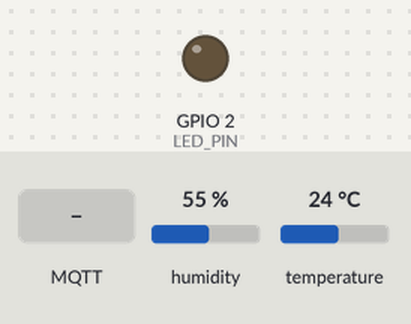
A sketch run on a simulated ESP32. On the bench: output pins drawn as LEDs (lit = HIGH). Inputs (shaded band) come from the test bench; at power-on: humidity 55 %, temperature 24 °C. WiFi joins after 1.5 s; servers stay silent unless stated; network time is answered at once with the bench clock; the local clock reads 2024-03-15 10:24:30 at power-on unless the sketch sets it; no MQTT or app messages arrive unless stated; what the sketch prints to the serial monitor is not drawn.

Above: at 2.7 s.
2.8 s: MQTT message "On" arrives on the first subscribed topic
At 4.9 s:
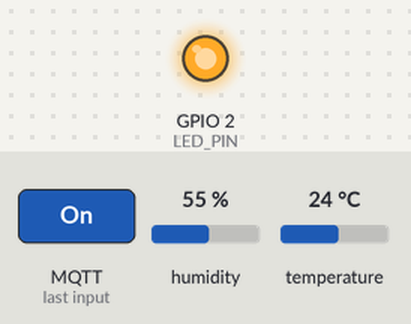
7.1 s: MQTT message "Off" arrives on the first subscribed topic
At 8.5 s:
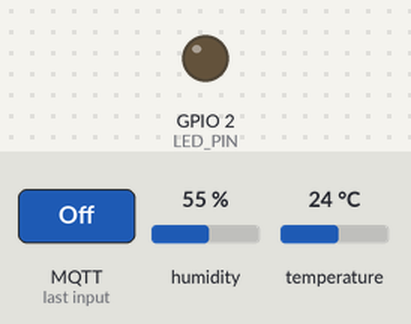
Timing chart, 0 to 10.1 s (numbered marks = the images above; inputs shaded):
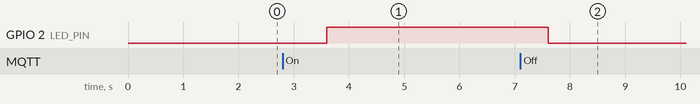

The sketch:

4__Realtime_Monitoring_n_Control.ino
```cpp
// ====== Import Libraries ======
#include <Arduino.h>
#include <DHT.h>          // Library for DHT sensors (install Adafruit version)
#include <WiFi.h>         // ESP32 Wi-Fi library (install esp32 by Espressif Systems)
#include <WiFiUdp.h>      // For UDP communication with NTP server
#include <NTPClient.h>    // Lightweight NTP client for time sync (by Fabrice Weinberg)
#include <PubSubClient.h> // A Client Library for MQTT messages (by Nick O'Leary)

// ==== Pin Config ====
#define DHTPIN       17
#define DHTTYPE      DHT22
#define LED_PIN      2     // Onboard LED
#define BUTTON_PIN   27    // Optional button
DHT dht(DHTPIN, DHTTYPE);

// ==== WiFi ====
const char* ssid = "workshop";
const char* password = "rbm12345";

// ==== MQTT ====
const char* mqtt_server     = "192.168.137.1";
const int mqtt_port         = 1883;
const char* mqtt_username   = "mqttuser";
const char* mqtt_password   = "1234";
const char* mqtt_client     = "ESP32.Tutor";   //Alpha, Beta, Gamma, Eta, Lamda During Handson Training
const char* mqtt_pub_topic  = "Tutor.DHT";     //
const char* mqtt_sub_topic  = "Tutor.LED";

// ==== MQTT JSON keys ====
const char* MQTT_pubObj01 = "DT";
const char* MQTT_pubObj02 = "T";
const char* MQTT_pubObj03 = "H";

// ==== NTP ====
WiFiUDP ntpUDP;
const long utcOffsetInSeconds = 36000;
NTPClient timeClient(ntpUDP, "pool.ntp.org", utcOffsetInSeconds);

// ==== MQTT Setup ====
WiFiClient espClient;
PubSubClient client(espClient);

// ==== State ====
bool ledState = false;
bool prevButtonState = HIGH; // Optional for button use

// ==== WiFi Connect ====
void setupWiFi() {
  WiFi.begin(ssid, password);
  Serial.print("Connecting to WiFi");
  while (WiFi.status() != WL_CONNECTED) {
    delay(500); Serial.print(".");
  }
  Serial.println("\n✅ WiFi connected.");
  Serial.print("IP address: "); Serial.println(WiFi.localIP());
}

// ==== MQTT Callback ====
void mqttCallback(char* topic, byte* payload, unsigned int length) {
  payload[length] = '\0';  // Null-terminate payload
  String message = String((char*)payload);
  Serial.print("📩 MQTT msg on topic ["); Serial.print(topic); Serial.print("]: "); Serial.println(message);

  if (String(topic) == mqtt_sub_topic) {
    if (message == "On" || message == "ON") {
      digitalWrite(LED_PIN, HIGH);
      Serial.println("💡 LED turned ON via MQTT.");
    } else if (message == "Off" || message == "OFF") {
      digitalWrite(LED_PIN, LOW);
      Serial.println("💡 LED turned OFF via MQTT.");
    } else {
      Serial.println("⚠️ Unknown LED command.");
    }
  }
}

// ==== MQTT Reconnect ====
void reconnectMQTT() {
  while (!client.connected()) {
    Serial.print("Connecting to MQTT... ");
    Serial.print("📡 Subscribing to topic: ");
    Serial.println(mqtt_sub_topic);
    client.subscribe(mqtt_sub_topic);
    if (client.connect(mqtt_client, mqtt_username, mqtt_password)) {
      Serial.println("✅ Connected.");
      client.subscribe(mqtt_sub_topic);
    } else {
      Serial.print("❌ Failed (rc="); Serial.print(client.state()); Serial.println("). Retry...");
      delay(5000);
    }
  }
}

void setup() {
  Serial.begin(115200);
  pinMode(LED_PIN, OUTPUT);
  digitalWrite(LED_PIN, LOW);  // Start OFF
  // pinMode(BUTTON_PIN, INPUT_PULLUP); // Optional

  dht.begin();
  setupWiFi();
  timeClient.begin();

  client.setServer(mqtt_server, mqtt_port);
  client.setCallback(mqttCallback);
}

void loop() {
  if (!client.connected()) reconnectMQTT();
  client.loop();
  timeClient.update();

  float temperature = dht.readTemperature();
  float humidity    = dht.readHumidity();

  if (isnan(temperature) || isnan(humidity)) {
    Serial.println("❌ Sensor read failed.");
    delay(2000);
    return;
  }

  // Format time
  time_t rawTime = timeClient.getEpochTime();
  struct tm* timeinfo = localtime(&rawTime);
  char formattedDate[25];
  sprintf(formattedDate, "%04d-%02d-%02d %02d:%02d:%02d",
          timeinfo->tm_year + 1900,
          timeinfo->tm_mon + 1,
          timeinfo->tm_mday,
          timeinfo->tm_hour,
          timeinfo->tm_min,
          timeinfo->tm_sec);

  // Create JSON
  String msg;
  msg  = "{\"";
  msg += MQTT_pubObj01;
  msg += "\":\"";
  msg += formattedDate;
  msg += "\",\"";
  msg += MQTT_pubObj02;
  msg += "\":";
  msg += String(temperature, 2);
  msg += ",\"";
  msg += MQTT_pubObj03;
  msg += "\":";
  msg += String(humidity, 2);
  msg += "}";

  // Publish
  client.publish(mqtt_pub_topic, msg.c_str());
  Serial.print("📤 Out: "); Serial.println(msg);


  delay(1000);
}
```

Measured:
- after the input at 2.8 s, GPIO 2 (LED_PIN): LOW → HIGH after 0.80 s
- after the input at 7.1 s, GPIO 2 (LED_PIN): HIGH → LOW after 0.51 s
